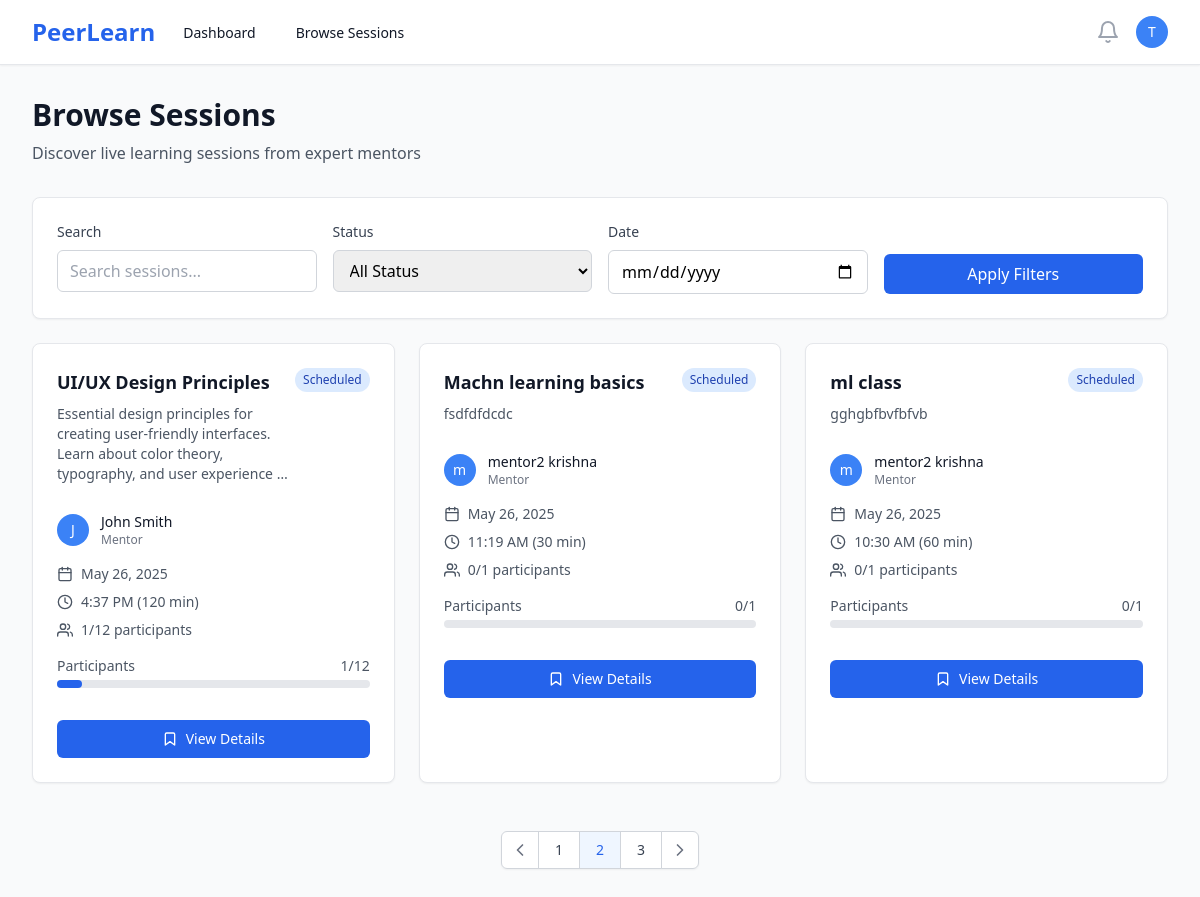
/sessions/ (signed in), run on the app's committed database.
### users/models.py (models this page shows, shortened)
class User(AbstractUser):
    ROLE_CHOICES = [
        ('mentor', 'Mentor'),
        ('learner', 'Learner'),
    ]
    id = models.UUIDField(primary_key=True, default=uuid.uuid4, editable=False)
    role = models.CharField(max_length=10, choices=ROLE_CHOICES, default='learner')
    bio = models.TextField(blank=True, null=True)
    skills = models.CharField(max_length=500, blank=True, help_text="Comma-separated skills for recommendation matching")
    expertise = models.CharField(max_length=100, blank=True, help_text="Primary domain/area of expertise")
    profile_image = models.ImageField(upload_to='profiles/', blank=True, null=True)
    created_at = models.DateTimeField(auto_now_add=True)
    updated_at = models.DateTimeField(auto_now=True)
    @property
    def is_mentor(self):
        return self.role == 'mentor'

### sessions/models.py (models this page shows, shortened)
class Session(models.Model):
    STATUS_CHOICES = [
        ('draft', 'Draft'),
        ('scheduled', 'Scheduled'),
        ('live', 'Live'),
        ('completed', 'Completed'),
        ('cancelled', 'Cancelled'),
    ]
    CATEGORY_CHOICES = [
        ('programming', 'Programming & Development'),
        ('data-science', 'Data Science & Analytics'),
        ('web-development', 'Web Development'),
        ('mobile-development', 'Mobile Development'),
        ('ai-ml', 'AI & Machine Learning'),
        ('design', 'UI/UX Design'),
        ('business', 'Business & Marketing'),
        ('language', 'Language Learning'),
        ('music', 'Music & Arts'),
        ('fitness', 'Health & Fitness'),
        ('other', 'Other'),
    ]
    id = models.UUIDField(primary_key=True, default=uuid.uuid4, editable=False)
    mentor = models.ForeignKey(User, on_delete=models.CASCADE, related_name='mentor_sessions')
    title = models.CharField(max_length=200)
    description = models.TextField()
    thumbnail = models.ImageField(upload_to='session_thumbnails/', blank=True, null=True, help_text="Session cover image")
    category = models.CharField(max_length=50, choices=CATEGORY_CHOICES, blank=True, help_text="Session category for recommendations")
    skills = models.TextField(blank=True, help_text="Comma-separated skills for ML matching")
    price = models.DecimalField(max_digits=8, decimal_places=2, null=True, blank=True, help_text="Price in INR, null for free sessions")
    schedule = models.DateTimeField()
    duration = models.IntegerField(help_text="Duration in minutes")
    max_participants = models.IntegerField(default=10)
    status = models.CharField(max_length=20, choices=STATUS_CHOICES, default='draft')
    created_at = models.DateTimeField(auto_now_add=True)
    updated_at = models.DateTimeField(auto_now=True)
    class Meta:
        ordering = ['-schedule']
    @property
    def current_participants(self):
        return self.bookings.filter(status='confirmed').count()
    @property
    def is_full(self):
        return self.current_participants >= self.max_participants

### sessions/views.py (the view)
# urls.py: path('', views.session_list, name='session_list'),
@login_required
def session_list(request):
    sessions = Session.objects.filter(
        status='scheduled',
        schedule__gt=timezone.now()
    ).select_related('mentor')
    return render(request, 'sessions/list.html', {'sessions': sessions})

### templates/sessions/list.html (shortened to what this page needs)
{% extends 'base.html' %}
{% block content %}
<div class="max-w-7xl mx-auto px-4 sm:px-6 lg:px-8 py-8">
    <div class="mb-8">
        <h1 class="text-3xl font-bold text-gray-900">Browse Sessions</h1>
        <p class="mt-2 text-gray-600">Discover live learning sessions from expert mentors</p>
    </div>
    <div class="bg-white rounded-lg shadow-sm border border-gray-200 p-6 mb-6">
        <div class="grid grid-cols-1 md:grid-cols-4 gap-4">
            <div>
                <label class="block text-sm font-medium text-gray-700 mb-2">Search</label>
                <input type="text"
                       placeholder="Search sessions..."
                       class="w-full px-3 py-2 border border-gray-300 rounded-md focus:ring-blue-500 focus:border-blue-500">
            </div>
            <div>
                <label class="block text-sm font-medium text-gray-700 mb-2">Status</label>
                <select class="w-full px-3 py-2 border border-gray-300 rounded-md focus:ring-blue-500 focus:border-blue-500">
                    <option value="">All Status</option>
                </select>
            </div>
            <div>
                <label class="block text-sm font-medium text-gray-700 mb-2">Date</label>
                <input type="date"
                       class="w-full px-3 py-2 border border-gray-300 rounded-md focus:ring-blue-500 focus:border-blue-500">
            </div>
            <div class="flex items-end">
                <button class="w-full px-4 py-2 bg-blue-600 text-white rounded-md hover:bg-blue-700 focus:outline-none focus:ring-2 focus:ring-offset-2 focus:ring-blue-500">
                    Apply Filters
                </button>
            </div>
        </div>
    </div>
    {% if sessions %}
    <div class="grid grid-cols-1 md:grid-cols-2 lg:grid-cols-3 gap-6">
        {% for session in sessions %}
        <div class="bg-white rounded-lg shadow-sm border border-gray-200 hover:shadow-md transition-shadow">
            <div class="p-6">
                <div class="flex items-start justify-between mb-4">
                    <div class="flex-1">
                        <h3 class="text-lg font-semibold text-gray-900 mb-2">
                            <a href="{% url 'session_detail' session.id %}" class="hover:text-blue-600">
                                {{ session.title }}
                            </a>
                        </h3>
                        <p class="text-sm text-gray-600 mb-3">{{ session.description|truncatewords:15 }}</p>
                    </div>
                    <span class="px-2 py-1 text-xs font-medium rounded-full flex-shrink-0
                                {% if session.status == 'scheduled' %}bg-blue-100 text-blue-800
                                {% elif session.status == 'live' %}bg-green-100 text-green-800
                                {% elif session.status == 'completed' %}bg-gray-100 text-gray-800
                                {% elif session.status == 'cancelled' %}bg-red-100 text-red-800
                                {% else %}bg-yellow-100 text-yellow-800{% endif %}">
                        {{ session.status|title }}
                    </span>
                </div>
                <div class="flex items-center mb-4">
                    {% if session.mentor.profile_image %}
                        <img class="h-8 w-8 rounded-full" src="{{ session.mentor.profile_image.url }}" alt="">
                    {% else %}
                        <div class="h-8 w-8 rounded-full bg-blue-500 flex items-center justify-center">
                            <span class="text-white text-sm font-medium">{{ session.mentor.first_name|first|default:session.mentor.username|first }}</span>
                        </div>
                    {% endif %}
                    <div class="ml-3">
                        <p class="text-sm font-medium text-gray-900">{{ session.mentor.get_full_name|default:session.mentor.username }}</p>
                        <p class="text-xs text-gray-500">Mentor</p>
                    </div>
                </div>
                <div class="space-y-2 text-sm text-gray-600 mb-4">
                    <div class="flex items-center">
                        <i data-feather="calendar" class="h-4 w-4 mr-2"></i>
                        {{ session.schedule|date:"M j, Y" }}
                    </div>
                    <div class="flex items-center">
                        <i data-feather="clock" class="h-4 w-4 mr-2"></i>
                        {{ session.schedule|time:"g:i A" }} ({{ session.duration }} min)
                    </div>
                    <div class="flex items-center">
                        <i data-feather="users" class="h-4 w-4 mr-2"></i>
                        {{ session.current_participants }}/{{ session.max_participants }} participants
                    </div>
                </div>
                <div class="mb-4">
                    <div class="flex justify-between text-sm text-gray-600 mb-1">
                        <span>Participants</span>
                        <span>{{ session.current_participants }}/{{ session.max_participants }}</span>
                    </div>
                    <div class="w-full bg-gray-200 rounded-full h-2">
                        <div class="bg-blue-600 h-2 rounded-full"
                             style="width: {% widthratio session.current_participants session.max_participants 100 %}%"></div>
                    </div>
                </div>
                <div class="pt-4">
                    {% if user.is_authenticated %}
                        {% if session.status == 'live' %}
                            <a href="{% url 'session_detail' session.id %}"
                               class="w-full inline-flex items-center justify-center px-4 py-2 border border-transparent text-sm font-medium rounded-md text-white bg-green-600 hover:bg-green-700">
                                <i data-feather="video" class="h-4 w-4 mr-2"></i>
                                Join Live Session
                            </a>
                        {% elif session.status == 'scheduled' %}
                            {% if session.is_full %}
                                <button disabled
                                        class="w-full inline-flex items-center justify-center px-4 py-2 border border-gray-300 text-sm font-medium rounded-md text-gray-500 bg-gray-100 cursor-not-allowed">
                                    <i data-feather="users" class="h-4 w-4 mr-2"></i>
                                    Session Full
                                </button>
                            {% else %}
                                <a href="{% url 'session_detail' session.id %}"
                                   class="w-full inline-flex items-center justify-center px-4 py-2 border border-transparent text-sm font-medium rounded-md text-white bg-blue-600 hover:bg-blue-700">
                                    <i data-feather="bookmark" class="h-4 w-4 mr-2"></i>
                                    View Details
                                </a>
                            {% endif %}
                        {% else %}
                            <a href="{% url 'session_detail' session.id %}"
                               class="w-full inline-flex items-center justify-center px-4 py-2 border border-gray-300 text-sm font-medium rounded-md text-gray-700 bg-white hover:bg-gray-50">
                                <i data-feather="eye" class="h-4 w-4 mr-2"></i>
                                View Details
                            </a>
                        {% endif %}
                    {% else %}
                        <a href="{% url 'login' %}"
                           class="w-full inline-flex items-center justify-center px-4 py-2 border border-transparent text-sm font-medium rounded-md text-white bg-blue-600 hover:bg-blue-700">
                            Login to Book
                        </a>
                    {% endif %}
                </div>
            </div>
        </div>
        {% endfor %}
    </div>
    <div class="mt-12 flex justify-center">
        <nav class="relative z-0 inline-flex rounded-md shadow-sm -space-x-px" aria-label="Pagination">
            <a href="#" class="relative inline-flex items-center px-2 py-2 rounded-l-md border border-gray-300 bg-white text-sm font-medium text-gray-500 hover:bg-gray-50">
                <i data-feather="chevron-left" class="h-5 w-5"></i>
            </a>
            <a href="#" class="relative inline-flex items-center px-4 py-2 border border-gray-300 bg-white text-sm font-medium text-gray-700 hover:bg-gray-50">
                1
            </a>
            <a href="#" class="relative inline-flex items-center px-4 py-2 border border-gray-300 bg-blue-50 text-sm font-medium text-blue-600">
                2
            </a>
            <a href="#" class="relative inline-flex items-center px-4 py-2 border border-gray-300 bg-white text-sm font-medium text-gray-700 hover:bg-gray-50">
                3
            </a>
            <a href="#" class="relative inline-flex items-center px-2 py-2 rounded-r-md border border-gray-300 bg-white text-sm font-medium text-gray-500 hover:bg-gray-50">
                <i data-feather="chevron-right" class="h-5 w-5"></i>
            </a>
        </nav>
    </div>
    {% endif %}
</div>
{% endblock %}

### templates/base.html (shortened to what this page needs)
<!DOCTYPE html>
<html lang="en" class="h-full bg-gray-50">
<head>
    <script src="https://cdn.tailwindcss.com"></script>
</head>
<body class="h-full">
    {% if user.is_authenticated %}
    <nav class="bg-white shadow-sm border-b border-gray-200" x-data="{ mobileMenuOpen: false }">
        <div class="max-w-7xl mx-auto px-4 sm:px-6 lg:px-8">
            <div class="flex justify-between h-16">
                <div class="flex">
                    <div class="flex-shrink-0 flex items-center">
                        <a href="{% url 'landing' %}" class="text-2xl font-bold text-blue-600">PeerLearn</a>
                    </div>
                    <div class="hidden sm:ml-6 sm:flex sm:space-x-8">
                        {% if user.is_mentor %}
                            <a href="{% url 'mentor_dashboard' %}" class="border-transparent text-gray-900 hover:text-blue-600 inline-flex items-center px-1 pt-1 border-b-2 text-sm font-medium">
                                Dashboard
                            </a>
                            <a href="{% url 'create_session' %}" class="border-transparent text-gray-900 hover:text-blue-600 inline-flex items-center px-1 pt-1 border-b-2 text-sm font-medium">
                                Create Session
                            </a>
                        {% else %}
                            <a href="{% url 'learner_dashboard' %}" class="border-transparent text-gray-900 hover:text-blue-600 inline-flex items-center px-1 pt-1 border-b-2 text-sm font-medium">
                                Dashboard
                            </a>
                            <a href="{% url 'session_list' %}" class="border-transparent text-gray-900 hover:text-blue-600 inline-flex items-center px-1 pt-1 border-b-2 text-sm font-medium">
                                Browse Sessions
                            </a>
                        {% endif %}
                    </div>
                </div>
                <div class="hidden sm:ml-6 sm:flex sm:items-center">
                    <button type="button" class="bg-white p-1 rounded-full text-gray-400 hover:text-gray-500 focus:outline-none focus:ring-2 focus:ring-offset-2 focus:ring-blue-500">
                        <i data-feather="bell" class="h-6 w-6"></i>
                    </button>
                    <div class="ml-3 relative" x-data="{ open: false }">
                        <div>
                            <button @click="open = !open" type="button" class="bg-white rounded-full flex text-sm focus:outline-none focus:ring-2 focus:ring-offset-2 focus:ring-blue-500" id="user-menu-button">
                                <div class="h-8 w-8 rounded-full bg-blue-500 flex items-center justify-center">
                                    <span class="text-white text-sm font-medium">{{ user.first_name|first|default:user.username|first }}</span>
                                </div>
                            </button>
                        </div>
                    </div>
                </div>
            </div>
        </div>
    </nav>
    {% endif %}
    <main class="{% if user.is_authenticated %}pt-0{% else %}pt-0{% endif %}">
        {% block content %}{% endblock %}
    </main>
</body>
</html>

### data on the page
User: first_name|first "T"
Session: title "UI/UX Design Principles", description "Essential design principles for creating user-friendly interfaces. Learn about color theory, typography, and user experience …", status "Scheduled", mentor.first_name|first "J", mentor.get_full_name "John Smith", schedule "May 26, 2025", schedule "4:37 PM", duration "120", current_participants "1", max_participants "12", shows "View Details"
Session: title "Machn learning basics", description "fsdfdfdcdc", status "Scheduled", mentor.first_name|first "m", mentor.get_full_name "mentor2 krishna", schedule "May 26, 2025", schedule "11:19 AM", duration "30", current_participants "0", max_participants "1", shows "View Details"
Session: title "ml class", description "gghgbfbvfbfvb", status "Scheduled", mentor.first_name|first "m", mentor.get_full_name "mentor2 krishna", schedule "May 26, 2025", schedule "10:30 AM", duration "60", current_participants "0", max_participants "1", shows "View Details"
